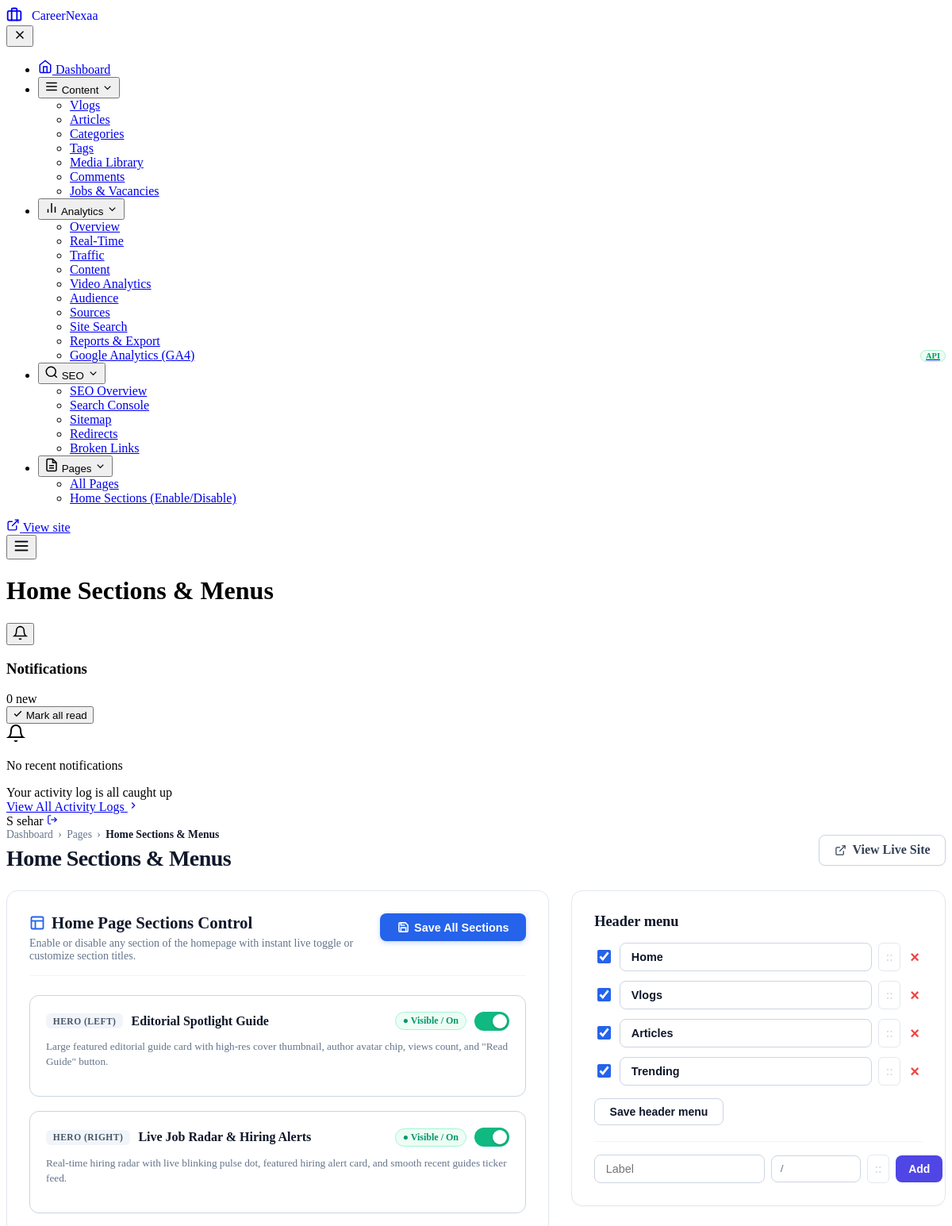
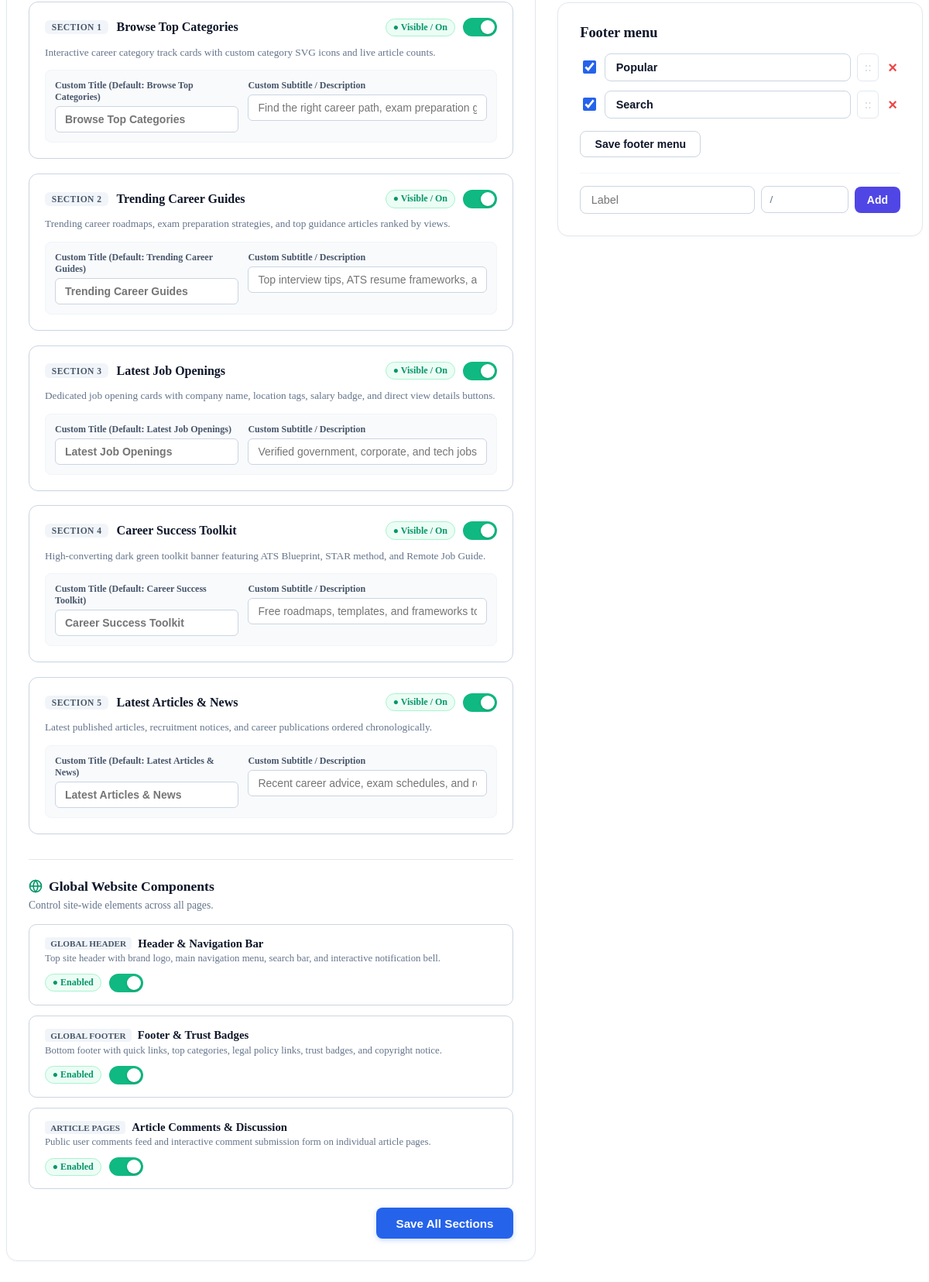
The app's page /admin/section-visibility.php (signed in) with its own data (2 pictures, top to bottom).
### tables this page shows
CREATE TABLE `section_visibility` (
  `id` int(11) NOT NULL AUTO_INCREMENT,
  `section_key` varchar(50) NOT NULL,
  `section_name` varchar(100) NOT NULL,
  `section_location` varchar(100) DEFAULT 'Homepage',
  `is_enabled` tinyint(1) NOT NULL DEFAULT 1,
  `sort_order` int(11) NOT NULL DEFAULT 0,
  `updated_at` timestamp NOT NULL DEFAULT current_timestamp() ON UPDATE current_timestamp(),
  PRIMARY KEY (`id`),
  UNIQUE KEY `section_key` (`section_key`)
);

### admin/section-visibility.php (the view, shortened to what the rows shown need)
<?php
require_once __DIR__ . '/../includes/functions.php';
require_once __DIR__ . '/includes/auth-check.php';
$db = getDBConnection();
$allDbSections = $db->query("SELECT * FROM section_visibility ORDER BY sort_order ASC, id ASC")->fetchAll(PDO::FETCH_ASSOC);
$sectionsByKey = [];
foreach ($allDbSections as $sec) {
    $sectionsByKey[$sec['section_key']] = $sec;
}
$adminPageTitle = "Home Sections & Menus";
require_once __DIR__ . '/includes/admin-header.php';
?>
<div class="admin-content-inner" style="max-width:1400px; margin:0 auto; padding-bottom:3rem;">
    <div style="display:flex; justify-content:space-between; align-items:center; flex-wrap:wrap; gap:1rem; margin-bottom:1.5rem;">
        <div>
            <h1 style="font-size:1.75rem; font-weight:800; color:#0f172a; margin:0; letter-spacing:-0.02em;">
                Home Sections &amp; Menus
            </h1>
        </div>
    </div>
    <div style="display:grid; grid-template-columns:minmax(0, 1.45fr) minmax(340px, 1fr); gap:1.75rem; align-items:start;">
        <div style="background:#ffffff; border:1px solid #e2e8f0; border-radius:14px; padding:1.75rem; box-shadow:0 1px 3px rgba(0,0,0,0.03);">
            <form action="" method="POST">
                <div style="display:flex; justify-content:space-between; align-items:flex-start; margin-bottom:1.5rem; border-bottom:1px solid #f1f5f9; padding-bottom:1rem;">
                    <div>
                        <h2 style="font-size:1.3rem; font-weight:800; color:#0f172a; margin:0 0 0.35rem 0; display:flex; align-items:center; gap:0.5rem;">
                            <svg width="20" height="20" viewBox="0 0 24 24" fill="none" stroke="#2563eb" stroke-width="2.2"><rect x="3" y="3" width="18" height="18" rx="2"></rect><line x1="3" y1="9" x2="21" y2="9"></line><line x1="9" y1="21" x2="9" y2="9"></line></svg>
                            Home Page Sections Control
                        </h2>
                    </div>
                </div>
                <div style="display:flex; flex-direction:column; gap:1.15rem;">
                    <?php
                    foreach ($homepageSections as $secKey => $def):
                        $sec = $sectionsByKey[$secKey] ?? [
                            'section_key' => $secKey,
                            'title' => '',
                            'subtitle' => '',
                            'is_enabled' => 1
                        ];
                        $isEnabled = ((int)($sec['is_enabled'] ?? 1) === 1);
                    ?>
                    <div class="admin-section-card" id="card_<?= $secKey ?>" style="background:#ffffff; border:1px solid <?= $isEnabled ? '#cbd5e1' : '#e2e8f0' ?>; border-radius:12px; padding:1.25rem; box-shadow:0 1px 3px rgba(0,0,0,0.02); transition:all 0.2s ease;">
                        <div style="display:flex; align-items:center; justify-content:space-between; flex-wrap:wrap; gap:0.75rem; margin-bottom:0.65rem;">
                            <div style="display:flex; align-items:center; gap:0.65rem;">
                                <span style="font-size:0.72rem; font-weight:800; background:#f1f5f9; color:#475569; padding:0.2rem 0.55rem; border-radius:6px; letter-spacing:0.04em;">
                                    <?= $def['badge'] ?>
                                </span>
                                <h3 style="font-size:1rem; font-weight:700; color:#0f172a; margin:0;">
                                    <?= h($def['name']) ?>
                                </h3>
                            </div>
                            <div style="display:flex; align-items:center; gap:0.65rem;">
                                <span class="sec-status-badge <?= $isEnabled ? 'status-on' : 'status-off' ?>" id="badge_<?= $secKey ?>">
                                    <?= $isEnabled ? '● Visible / On' : '○ Hidden / Off' ?>
                                </span>
                                <label class="switch-toggle" title="Click to toggle <?= h($def['name']) ?>">
                                    <span class="switch-slider"></span>
                                </label>
                            </div>
                        </div>
                        <p style="font-size:0.83rem; color:#64748b; margin:0 0 0.85rem 0; line-height:1.45;">
                            <?= h($def['description']) ?>
                        </p>
                        <?php if ($def['has_inputs']): ?>
                        <div style="display:grid; grid-template-columns:1fr 1.3fr; gap:0.75rem; background:#f8fafc; border:1px solid #f1f5f9; border-radius:8px; padding:0.75rem;">
                            <div>
                                <label style="display:block; font-size:0.75rem; font-weight:700; color:#475569; margin-bottom:0.25rem;">
                                    Custom Title (Default: <?= h($def['default_title']) ?>)
                                </label>
                                <input type="text"
                                       name="sections[<?= $secKey ?>][title]"
                                       value="<?= h($sec['title'] ?? '') ?>"
                                       placeholder="<?= h($def['default_title']) ?>"
                                       style="width:100%; padding:0.5rem 0.75rem; border:1px solid #cbd5e1; border-radius:6px; font-size:0.875rem; font-weight:600; color:#0f172a; background:#fff; box-sizing:border-box;">
                            </div>
                            <div>
                                <label style="display:block; font-size:0.75rem; font-weight:700; color:#475569; margin-bottom:0.25rem;">
                                    Custom Subtitle / Description
                                </label>
                                <input type="text"
                                       name="sections[<?= $secKey ?>][subtitle]"
                                       value="<?= h($sec['subtitle'] ?? '') ?>"
                                       placeholder="<?= h($def['default_sub'] ?? '') ?>"
                                       style="width:100%; padding:0.5rem 0.75rem; border:1px solid #cbd5e1; border-radius:6px; font-size:0.875rem; color:#475569; background:#fff; box-sizing:border-box;">
                            </div>
                        </div>
                        <?php endif; ?>
                    </div>
                    <?php endforeach; ?>
                </div>
            </form>
        </div>
        <div style="display:flex; flex-direction:column; gap:1.75rem;">
            <div style="background:#ffffff; border:1px solid #e2e8f0; border-radius:14px; padding:1.75rem; box-shadow:0 1px 3px rgba(0,0,0,0.03);">
                <form action="" method="POST" id="formHeaderMenu">
                    <h2 style="font-size:1.15rem; font-weight:800; color:#0f172a; margin:0 0 1rem 0;">
                        Header menu
                    </h2>
                </form>
            </div>
            <div style="background:#ffffff; border:1px solid #e2e8f0; border-radius:14px; padding:1.75rem; box-shadow:0 1px 3px rgba(0,0,0,0.03);">
                <form action="" method="POST" id="formFooterMenu">
                    <h2 style="font-size:1.15rem; font-weight:800; color:#0f172a; margin:0 0 1rem 0;">
                        Footer menu
                    </h2>
                </form>
            </div>
        </div>
    </div>
</div>
<?php require_once __DIR__ . '/includes/admin-footer.php'; ?>

### admin/includes/admin-header.php (shortened to what the rows shown need)
<?php
require_once __DIR__ . '/../../includes/functions.php';
require_once __DIR__ . '/auth-check.php';
$isSuperAdmin = is_super_admin();
if ($isSuperAdmin) {
    $displayNameClean = 'Super Admin';
    $userInitials = 'SA';
} else {
    $rawName = $currentUser['name'] ?? ($currentUser['username'] ?? 'Admin');
    $parts = explode(' ', trim($rawName));
    $displayNameClean = $parts[0];
    $userInitials = strtoupper(substr($parts[0], 0, 1) . (isset($parts[1]) ? substr($parts[1], 0, 1) : ''));
}
?>
<!DOCTYPE html>
<html lang="en">
<head>
    <link rel="stylesheet" href="<?= BASE_URL ?>/assets/css/admin.css?v=<?= filemtime(__DIR__ . '/../../assets/css/admin.css') ?>">
    <link rel="stylesheet" href="<?= BASE_URL ?>/assets/vendor/dropify/dropify.min.css">
    <link rel="stylesheet" href="<?= BASE_URL ?>/assets/vendor/summernote/summernote-lite.min.css">
</head>
<body class="admin-body">
    <div class="admin-main">
        <header class="admin-topbar">
            <div class="admin-topbar-left">
                <h1 class="admin-topbar-title"><?= isset($adminPageTitle) ? h($adminPageTitle) : 'Articles' ?></h1>
            </div>
            <div class="admin-topbar-right">
                <div class="admin-profile-chip-clean" title="Signed in as <?= h($displayNameClean) ?>">
                    <span class="avatar-circle-dark"><?= $userInitials ?></span>
                    <span class="avatar-name"><?= h($displayNameClean) ?></span>
                    <a href="<?= ADMIN_URL ?>/logout.php" class="logout-link-quick" title="Logout" onclick="return confirm('Sign out of admin session?');">
                        <svg width="14" height="14" viewBox="0 0 24 24" fill="none" stroke="currentColor" stroke-width="2"><path d="M9 21H5a2 2 0 0 1-2-2V5a2 2 0 0 1 2-2h4"></path><polyline points="16 17 21 12 16 7"></polyline><line x1="21" y1="12" x2="9" y2="12"></line></svg>
                    </a>
                </div>
            </div>
        </header>
        <div class="admin-content">

### records on screen
section_visibility: badge "SECTION 2", section_name "Trending Career Guides", is_enabled "● Visible / On", description "Trending career roadmaps, exam preparation strategies, and top guidance articles ranked by views."
section_visibility: badge "SECTION 4", section_name "Career Success Toolkit", is_enabled "● Visible / On", description "High-converting dark green toolkit banner featuring ATS Blueprint, STAR method, and Remote Job Guide."
section_visibility: badge "SECTION 5", section_name "Latest Articles & News", is_enabled "● Visible / On", description "Latest published articles, recruitment notices, and career publications ordered chronologically."

### other values on screen
$adminSiteName "CareerNexaa"
$adminPageTitle "Home Sections & Menus"
$userInitials "S"
$displayNameClean "sehar"
$def['badge'] "HERO (LEFT)"
$def['name'] "Editorial Spotlight Guide"
$def['description'] "Large featured editorial guide card with high-res cover thumbnail, author avatar chip, views count, and \"Read Guide\" button."
$def['badge'] "HERO (RIGHT)"
$def['name'] "Live Job Radar & Hiring Alerts"
$def['description'] "Real-time hiring radar with live blinking pulse dot, featured hiring alert card, and smooth recent guides ticker feed."
$def['badge'] "SECTION 1"
$def['name'] "Browse Top Categories"
$def['description'] "Interactive career category track cards with custom category SVG icons and live article counts."
$def['default_title'] "Browse Top Categories"
$def['badge'] "SECTION 3"
